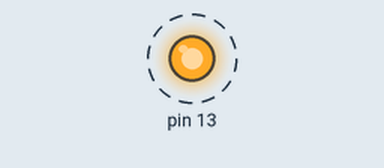
This sketch was run on a simulated Arduino Uno, built with avr-gcc and run on an emulated ATmega328P. Shown: output pins drawn as LEDs (lit = HIGH). Dashed ring = blinking. What the sketch prints to the serial monitor is not drawn.

Above: at 14.2 s.
Timing chart, 0 to 17.0 s (numbered marks = the images above):
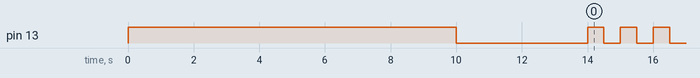

Measured:
- by itself, pin 13: repeats every 1.0 s: HIGH 0.50 s, LOW 0.50 s

The sketch:

btconfig.ino
```cpp
/*
   	The next code allows you to configure the bluetooth HC-06 module directly through Arduino.
	You can adjust the name, the code and the baud rate of the module.
	The Bluetooth settings are saved in the module so you just need to configure it once.arlo una vez.

	After uploading the code to Arduino it has 10 secongs to connect the module, when the LED turns off
	and the configuration process will start. Finished the configuration process, the LED will start blinking.

	** Configuration must be done with the module in a non-paired state **
	http://elecfreaks.com/store/download/datasheet/Bluetooth/HC-0305%20serail%20module%20AT%20commamd%20set%20201104%20revised.pdf
*/


// Configuration Settings:
    char ssid[10]        = "Linvor05";    // BT module name
    char baudios         = '4';           // 1=>1200 baudios, 2=>2400, 3=>4800, 4=>9600 (default), 5=>19200, 6=>38400, 7=>57600, 8=>115200
    char password[10]    = "0000";        // Pairing password for the BT module
    char role		 = '0';		  // 0=>Slave role; 1=>Master role

void setup()
{
    Serial.begin(9600); //Change 9600 for the set value if not default

    // Waiting time:
        pinMode(13,OUTPUT);
        digitalWrite(13,HIGH);
        delay(10000);
        digitalWrite(13,LOW);

    // Module configuration:

        // Starts configuration:
            Serial.print("AT"); delay(1000);

        // Adjusting bluetooth name:
            Serial.print("AT+NAME"); Serial.print(ssid); delay(1000);

        // Baud rate adjust:
            Serial.print("AT+BAUD"); Serial.print(baudios); delay(1000);

        // Password adjust:
            Serial.print("AT+PIN"); Serial.print(password); delay(1000);

        //Role adjust:
//            Serial.print("AT+ROLE"); Serial.print(role); delay(1000);

}

void loop()
{
    // When the led begins to blink, you´re done:
    digitalWrite(13, !digitalRead(13));
    delay(500);
}
```
